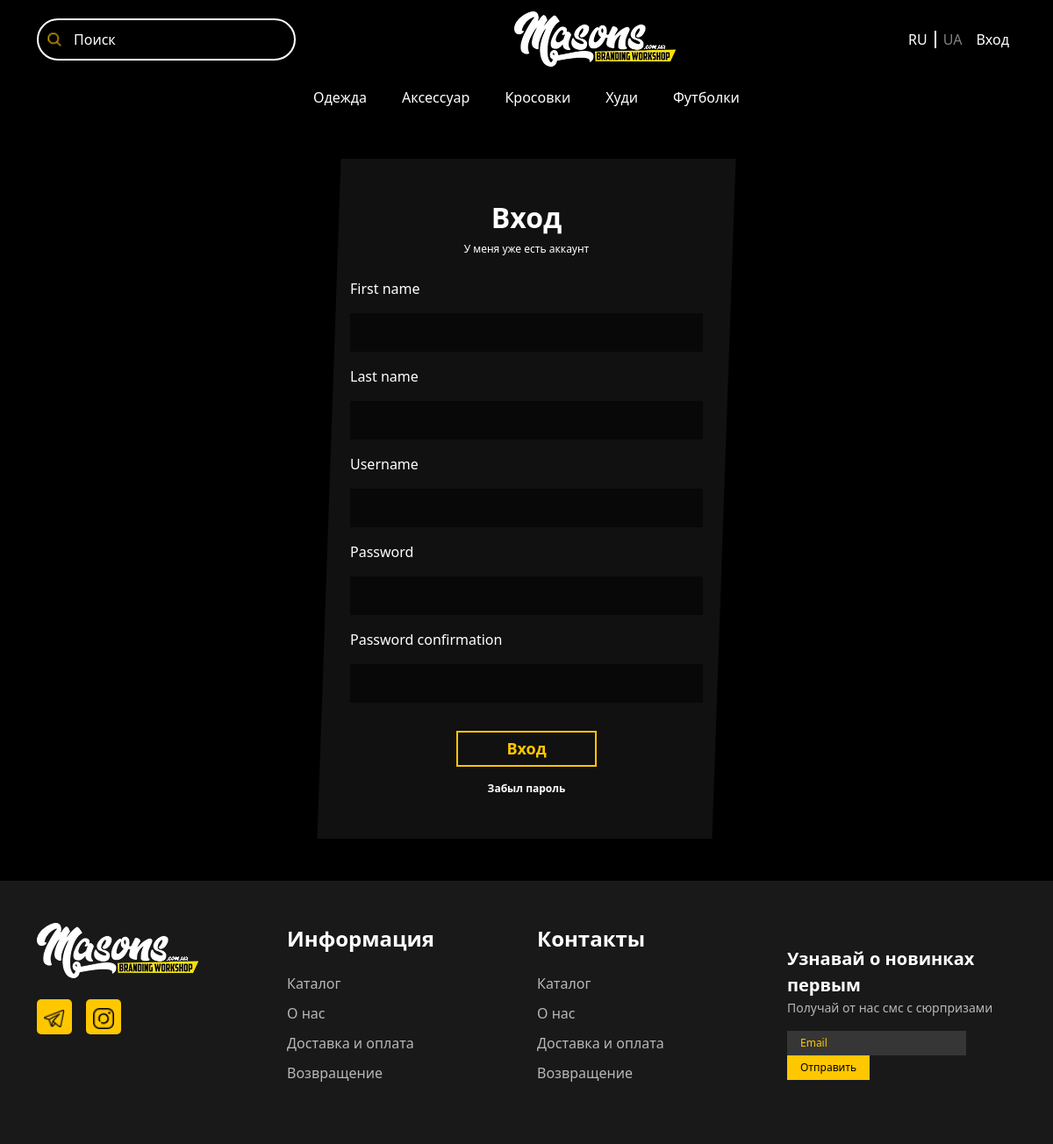
Screenshot of /register/ with the database file from the repository.
### products/models.py (models this page shows, shortened)
class TagsModel(models.Model):
    tag_name = models.CharField(max_length=50)

### users/views.py (the view)
# urls.py: path('register/', registration_view, name='register'),
def registration_view(request):
    if request.user.is_authenticated:
        return redirect('main:home')
    if request.method == 'POST':
        form = RegistrationForm(request.POST)
        if form.is_valid():
            form.save()
            return redirect('users:login')
    else:
        form = RegistrationForm()
    context = {
        'form': form
    }
    return render(request, 'auth/register.html', context)

### users/forms.py
class RegistrationForm(UserCreationForm):
    class Meta:
        model = UsersModel
        fields = ['first_name', 'last_name', 'username',  'password1', 'password2' ]

### main/templatetags/custom_tags.py (called while the page is built)
@register.simple_tag
def category_tags():
    return TagsModel.objects.all()

### templates/auth/register.html (shortened to what this page needs)
{% extends '../base.html' %}
{% block content %}
  {% include '../components/navbar.html' %}
  {% include '../components/category-nav.html' %}
  <div class="content">
    <div class="container d-flex justify-content-center">
      <div class="auth-wrapper py-5 px-4 my-5">
        <h5 class="text-center title">Вход</h5>
        <a href="{% url "users:login" %}" class="text-center d-block account-exist">У меня уже есть аккаунт</a>
        <form method="post" action="" class="d-flex flex-column mt-4 gap-3">
          {% for field in form %}
          <label class="text-white" for="">{{field.label}}</label>
            {{field}}
          {% endfor %}
          <div class="d-flex justify-content-center">
            <button type="submit" class="mt-3 submit-btn">Вход</button>
          </div>
          <a href="" class="text-center forgot-password">Забыл пароль</a>
        </form>
      </div>
    </div>
  </div>
{% endblock %}

### templates/components/category-nav.html
{% load custom_tags %}
{% category_tags as tags %}
<div>
    <ul class="cat-nav list-unstyled d-flex justify-content-center mb-0">
        {% for tag in tags %}
        <li class="{% if category.id == tag.id %}active{%endif%}"><a class="p-2 d-inline-block" href="{% url 'main:category' id=tag.id %}">{{tag.tag_name}}</a></li>
        {% endfor %}
    </ul>
</div>

### static/css/main.css (style rules this page uses)
body { background-color: black; }
.cat-nav li a { padding: 10px 20px !important; transition: 0.3s; color: white; text-decoration: none; }

### rows the page displays
TagsModel: tag_name "Одежда"
TagsModel: tag_name "Аксессуар"
TagsModel: tag_name "Кросовки"
TagsModel: tag_name "Худи"
TagsModel: tag_name "Футболки"

### other values shown
{{ field.label }} "First name" "Last name" "Username" "Password" "Password confirmation"
